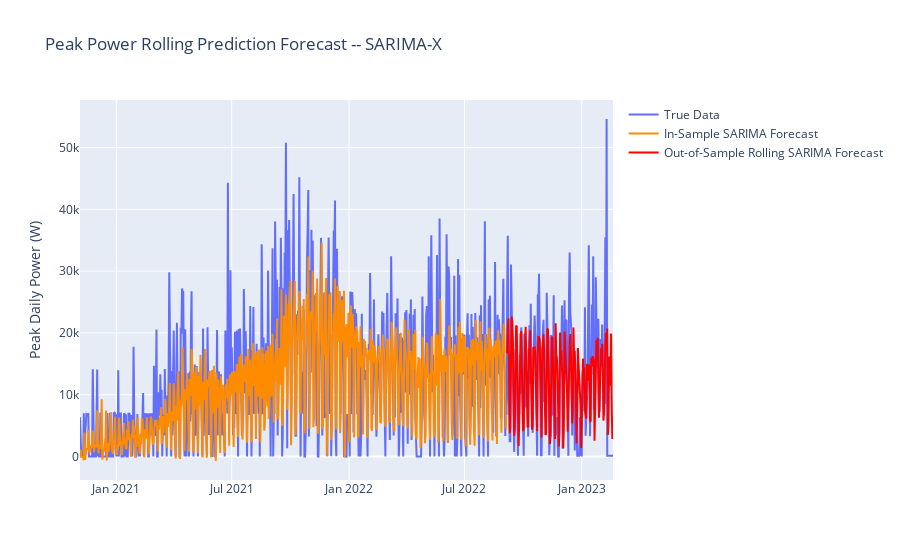

The code cell stored with this chart in its notebook:
### Markdown cell above
We do get a greater variance in our predictions, but it still doesn't always capture the peaks in our data.

### Code cell
fig = go.Figure()
fig.add_trace(
    go.Scatter(x = dailydemand["peak_power_W"].index , y = dailydemand["peak_power_W"], name = "True Data", hovertext = dailydemand["day"])
)
fig.add_trace(
    go.Scatter(x = fitted_arima.predict().index, y = fitted_arima.predict() , name = "In-Sample SARIMA Forecast" , line= {"color":"#FF8C00"}, hovertext=dailydemand["day"])
)
fig.add_trace(
    go.Scatter(x = rolling_predictions.index,
               y = rolling_predictions , name = "Out-of-Sample Rolling SARIMA Forecast" , line= {"color":"Red"}, 
               hovertext = dailydemand["day"].loc[dailydemand.index >= rolling_predictions.index[0]])
)
fig.update_layout({"title" : "Peak Power Rolling Prediction Forecast -- SARIMA-X" , "yaxis_title" : "Peak Daily Power (W)"})
fig.show()
print(f'Test Set RMSE: {np.sqrt(np.mean((test["peak_power_W"] - rolling_predictions)**2))} Watts')

### Figure 1 — Plotly figure (JSON) as saved in the notebook; plotly's stock layout.template omitted (floating-point values rounded to 4 significant figures; data arrays with more than 128 entries replaced by an {"elided": "..."} marker saying what was removed)
{"data": [{"hovertext": {"elided": "837 str values"}, "name": "True Data", "type": "scatter", "x": {"elided": "837 str values"}, "y": {"elided": "837 int values"}}, {"hovertext": {"elided": "837 str values"}, "line": {"color": "#FF8C00"}, "name": "In-Sample SARIMA Forecast", "type": "scatter", "x": {"elided": "669 str values"}, "y": {"elided": "669 float values"}}, {"hovertext": {"elided": "168 str values"}, "line": {"color": "Red"}, "name": "Out-of-Sample Rolling SARIMA Forecast", "type": "scatter", "x": {"elided": "168 str values"}, "y": {"elided": "168 float values"}}], "layout": {"title": {"text": "Peak Power Rolling Prediction Forecast -- SARIMA-X"}, "yaxis": {"title": {"text": "Peak Daily Power (W)"}}}}
